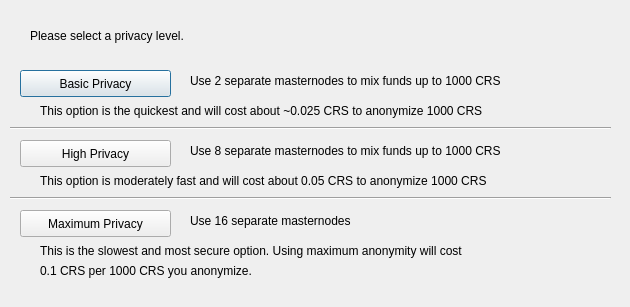
<?xml version="1.0" encoding="UTF-8"?>
<ui version="4.0">
 <class>DarksendConfig</class>
 <widget class="QDialog" name="DarksendConfig">
  <property name="geometry">
   <rect>
    <x>0</x>
    <y>0</y>
    <width>630</width>
    <height>307</height>
   </rect>
  </property>
  <property name="windowTitle">
   <string>Configure PrivateSend</string>
  </property>
  <widget class="QPushButton" name="buttonBasic">
   <property name="geometry">
    <rect>
     <x>20</x>
     <y>70</y>
     <width>151</width>
     <height>27</height>
    </rect>
   </property>
   <property name="text">
    <string>Basic Privacy</string>
   </property>
  </widget>
  <widget class="QPushButton" name="buttonHigh">
   <property name="geometry">
    <rect>
     <x>20</x>
     <y>140</y>
     <width>151</width>
     <height>27</height>
    </rect>
   </property>
   <property name="text">
    <string>High Privacy</string>
   </property>
  </widget>
  <widget class="QPushButton" name="buttonMax">
   <property name="geometry">
    <rect>
     <x>20</x>
     <y>210</y>
     <width>151</width>
     <height>27</height>
    </rect>
   </property>
   <property name="text">
    <string>Maximum Privacy</string>
   </property>
  </widget>
  <widget class="QLabel" name="label">
   <property name="geometry">
    <rect>
     <x>30</x>
     <y>20</y>
     <width>571</width>
     <height>31</height>
    </rect>
   </property>
   <property name="text">
    <string>Please select a privacy level.</string>
   </property>
  </widget>
  <widget class="QLabel" name="label_2">
   <property name="geometry">
    <rect>
     <x>190</x>
     <y>70</y>
     <width>421</width>
     <height>21</height>
    </rect>
   </property>
   <property name="text">
    <string>Use 2 separate masternodes to mix funds up to 1000 CRS</string>
   </property>
  </widget>
  <widget class="QLabel" name="label_3">
   <property name="geometry">
    <rect>
     <x>190</x>
     <y>140</y>
     <width>411</width>
     <height>21</height>
    </rect>
   </property>
   <property name="text">
    <string>Use 8 separate masternodes to mix funds up to 1000 CRS</string>
   </property>
  </widget>
  <widget class="QLabel" name="label_4">
   <property name="geometry">
    <rect>
     <x>190</x>
     <y>210</y>
     <width>421</width>
     <height>21</height>
    </rect>
   </property>
   <property name="text">
    <string>Use 16 separate masternodes</string>
   </property>
  </widget>
  <widget class="QLabel" name="label_6">
   <property name="geometry">
    <rect>
     <x>40</x>
     <y>100</y>
     <width>561</width>
     <height>21</height>
    </rect>
   </property>
   <property name="text">
    <string>This option is the quickest and will cost about ~0.025 CRS to anonymize 1000 CRS</string>
   </property>
  </widget>
  <widget class="QLabel" name="label_7">
   <property name="geometry">
    <rect>
     <x>40</x>
     <y>170</y>
     <width>561</width>
     <height>21</height>
    </rect>
   </property>
   <property name="text">
    <string>This option is moderately fast and will cost about 0.05 CRS to anonymize 1000 CRS</string>
   </property>
  </widget>
  <widget class="QLabel" name="label_8">
   <property name="geometry">
    <rect>
     <x>40</x>
     <y>240</y>
     <width>561</width>
     <height>21</height>
    </rect>
   </property>
   <property name="text">
    <string>This is the slowest and most secure option. Using maximum anonymity will cost</string>
   </property>
  </widget>
  <widget class="QLabel" name="label_9">
   <property name="geometry">
    <rect>
     <x>40</x>
     <y>260</y>
     <width>561</width>
     <height>21</height>
    </rect>
   </property>
   <property name="text">
    <string>0.1 CRS per 1000 CRS you anonymize.</string>
   </property>
  </widget>
  <widget class="Line" name="line">
   <property name="geometry">
    <rect>
     <x>10</x>
     <y>120</y>
     <width>601</width>
     <height>16</height>
    </rect>
   </property>
   <property name="orientation">
    <enum>Qt::Horizontal</enum>
   </property>
  </widget>
  <widget class="Line" name="line_2">
   <property name="geometry">
    <rect>
     <x>10</x>
     <y>190</y>
     <width>601</width>
     <height>16</height>
    </rect>
   </property>
   <property name="orientation">
    <enum>Qt::Horizontal</enum>
   </property>
  </widget>
 </widget>
 <resources/>
 <connections/>
</ui>
